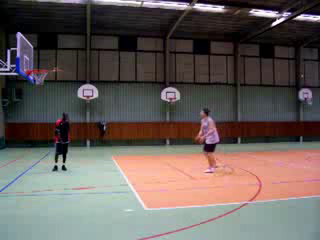
#> input picture frame 14 of VIDEO.avi, 320 x 240 px
$ jupyter execute KNN,MOG2.ipynb
#> lines starting #> are read from the running program, lines starting #| are printed output that depends on the picture; after the words box and inside, x2 and y2 are one past the last pixel; in counts of white or black regions, pixels touching at a corner belong together
[cell 1]
import cv2

# Load the video
video_path = 'VIDEO.avi'  # Replace with your video file path
cap = cv2.VideoCapture(video_path)

# Create background subtractor objects
fgbg_mog2 = cv2.createBackgroundSubtractorMOG2()
fgbg_knn = cv2.createBackgroundSubtractorKNN()

while cap.isOpened():
    ret, frame = cap.read()
#> frame is the input picture: shape (240, 320, 3); mean B, G, R 90.4, 94.1, 103.1
    if not ret:
        break

    # Resize frame for faster processing (optional)
    frame_resized = cv2.resize(frame, (640, 480))

    # 1. MOG2 Background Subtraction
    fgmask_mog2 = fgbg_mog2.apply(frame_resized)
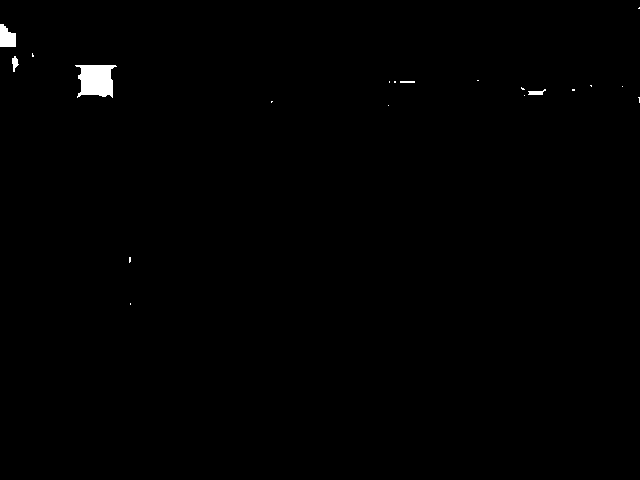
#> fgmask_mog2: shape (480, 640); values 127 (black) and 255 (white), 0.49% white; 20 white regions (15 under 20 px), largest, box (x1, y1, x2, y2) and area: (75, 65, 117, 98) 1005, (0, 24, 16, 47) 287, (12, 56, 19, 72) 65, (528, 89, 546, 95) 64, (400, 81, 415, 83) 30

    # 2. KNN Background Subtraction
    fgmask_knn = fgbg_knn.apply(frame_resized)
#> fgmask_knn: shape (480, 640); every value is 255

    # Show the results
    cv2.imshow('Original Video', frame_resized)
    cv2.imshow('MOG2 Background Subtraction', fgmask_mog2)
    cv2.imshow('KNN Background Subtraction', fgmask_knn)

    # Press 'q' to quit
    if cv2.waitKey(30) & 0xFF == ord('q'):
#> (key q is pressed here)
        break

cap.release()
cv2.destroyAllWindows()

[cell 2]
import cv2
import numpy as np

# Open a video capture
cap = cv2.VideoCapture('VIDEO.avi')  # Use 0 for webcam, or replace with video path

# --- Running Average Background Subtraction ---
avg = None  # Initialize average frame

# --- MOG2 Background Subtraction ---
mog2 = cv2.createBackgroundSubtractorMOG2()

while True:
    ret, frame = cap.read()
    if not ret:
        break

    # Resize for faster processing (optional)
    frame = cv2.resize(frame, (640, 480))
    gray = cv2.cvtColor(frame, cv2.COLOR_BGR2GRAY)
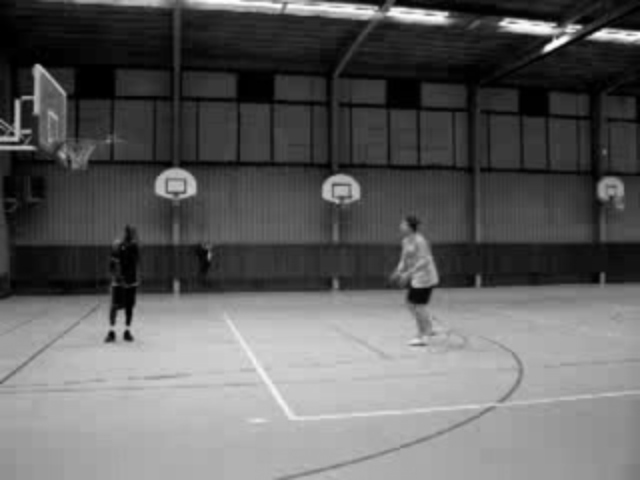
#> gray: shape (480, 640); min 0, max 255, mean 96.3
    gray = cv2.GaussianBlur(gray, (21, 21), 0)
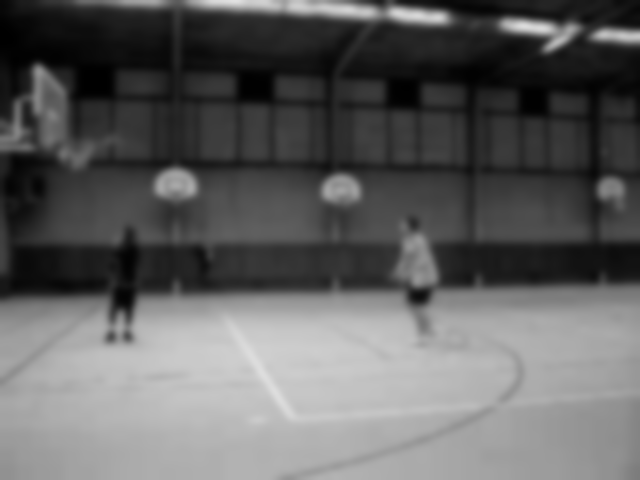
#> gray: shape (480, 640); min 0, max 226, mean 96.3

    # --- Running Average ---
    if avg is None:
        avg = gray.copy().astype("float")
        continue

    cv2.accumulateWeighted(gray, avg, 0.05)  # 0.05 is the learning rate
    running_avg = cv2.convertScaleAbs(avg)
    diff = cv2.absdiff(gray, running_avg)
    _, running_avg_mask = cv2.threshold(diff, 25, 255, cv2.THRESH_BINARY)

    # --- MOG2 ---
    mog2_mask = mog2.apply(frame)

    # Display results
    cv2.imshow("Original", frame)
    cv2.imshow("Running Avg Mask", running_avg_mask)
    cv2.imshow("MOG2 Mask", mog2_mask)

    if cv2.waitKey(30) & 0xFF == ord('q'):
        break

cap.release()
cv2.destroyAllWindows()

$ run again, starting later in the video
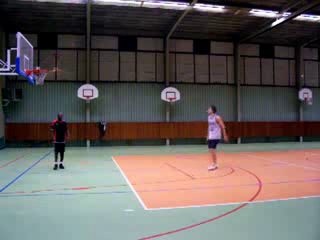
#> input picture frame 63 of VIDEO.avi, 320 x 240 px
#> frame is the input picture: shape (240, 320, 3); mean B, G, R 91.7, 94, 101
#> `fgmask_mog2 = fgbg_mog2.apply(frame_resized)`:
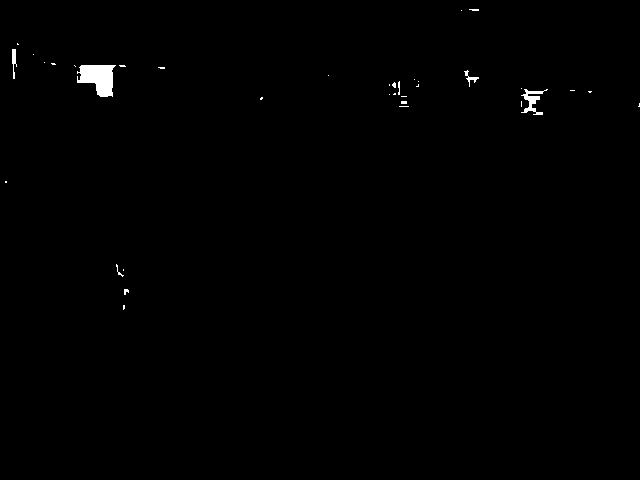
#> fgmask_mog2: shape (480, 640); values 127 (black) and 255 (white), 0.48% white; 36 white regions (29 under 20 px), largest, box (x1, y1, x2, y2) and area: (77, 65, 116, 97) 834, (521, 89, 548, 115) 253, (12, 49, 17, 79) 85
#> fgmask_knn: shape (480, 640); every value is 255
#> `gray = cv2.GaussianBlur(gray, (21, 21), 0)`:
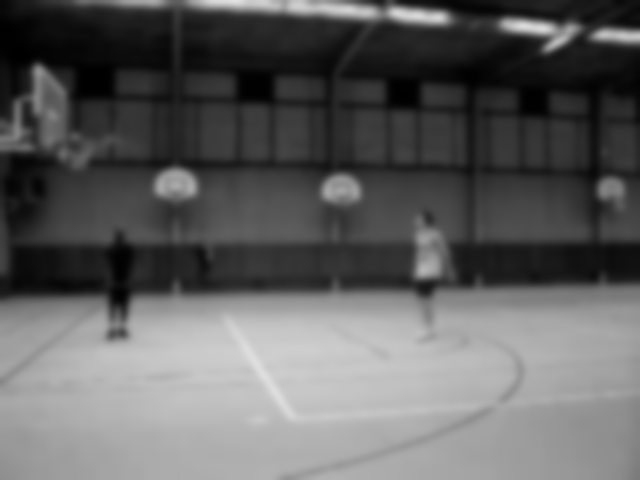
#> gray: shape (480, 640); min 0, max 225, mean 95.8

$ run again, starting later in the video
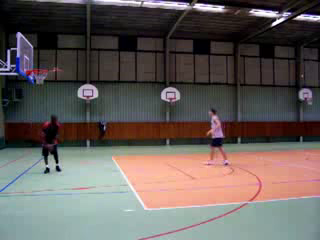
#> input picture frame 112 of VIDEO.avi, 320 x 240 px
#> frame is the input picture: shape (240, 320, 3); mean B, G, R 90.5, 93.7, 101.2
#> `fgmask_mog2 = fgbg_mog2.apply(frame_resized)`:
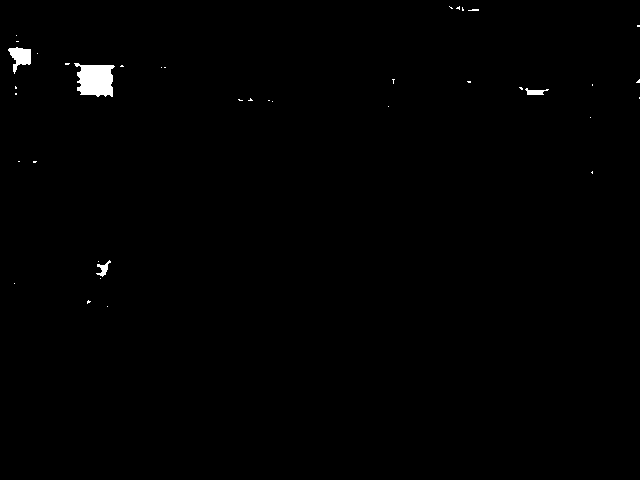
#> fgmask_mog2: shape (480, 640); values 127 (black) and 255 (white), 0.56% white; 38 white regions (34 under 20 px), largest, box (x1, y1, x2, y2) and area: (74, 63, 115, 97) 1034, (8, 47, 31, 74) 341, (96, 260, 111, 277) 100, (525, 88, 549, 95) 96
#> fgmask_knn: shape (480, 640); every value is 255
#> `gray = cv2.GaussianBlur(gray, (21, 21), 0)`:
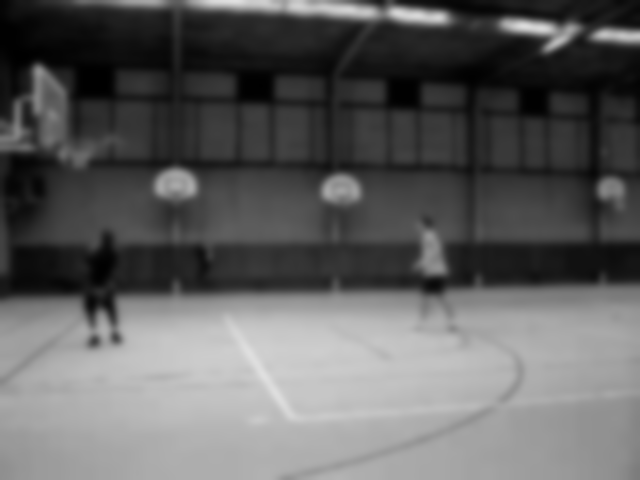
#> gray: shape (480, 640); min 0, max 225, mean 95.5
